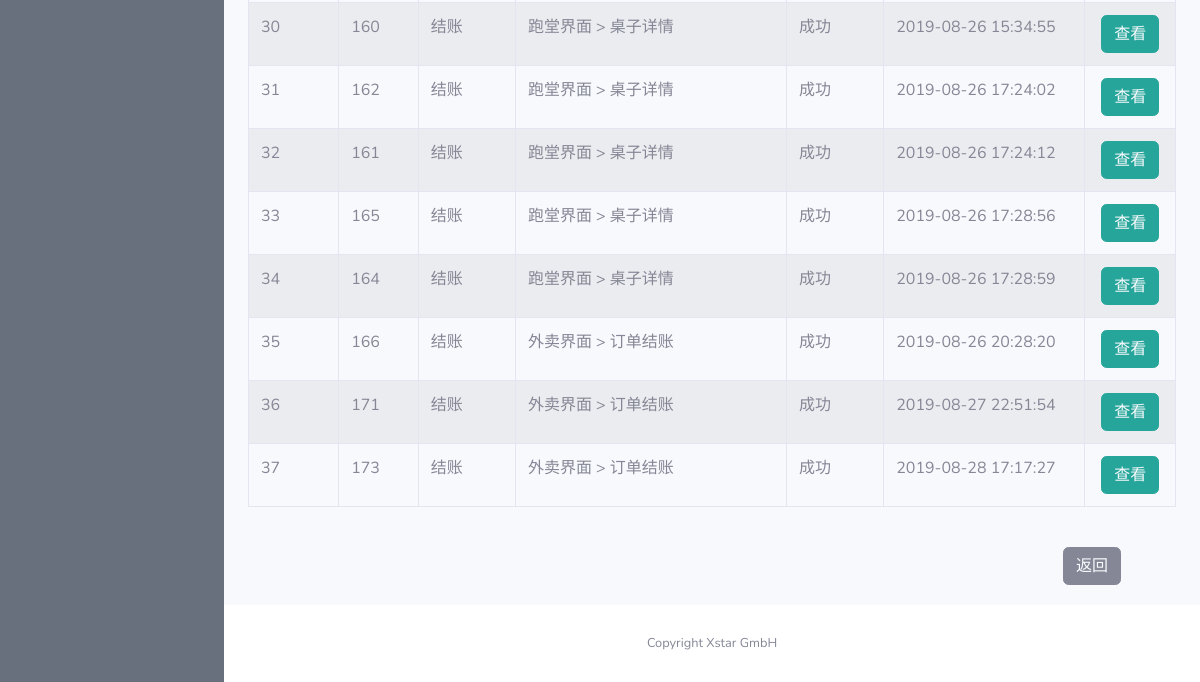
/view/logs (signed in, lower part), run on an earlier commit of the app's database.
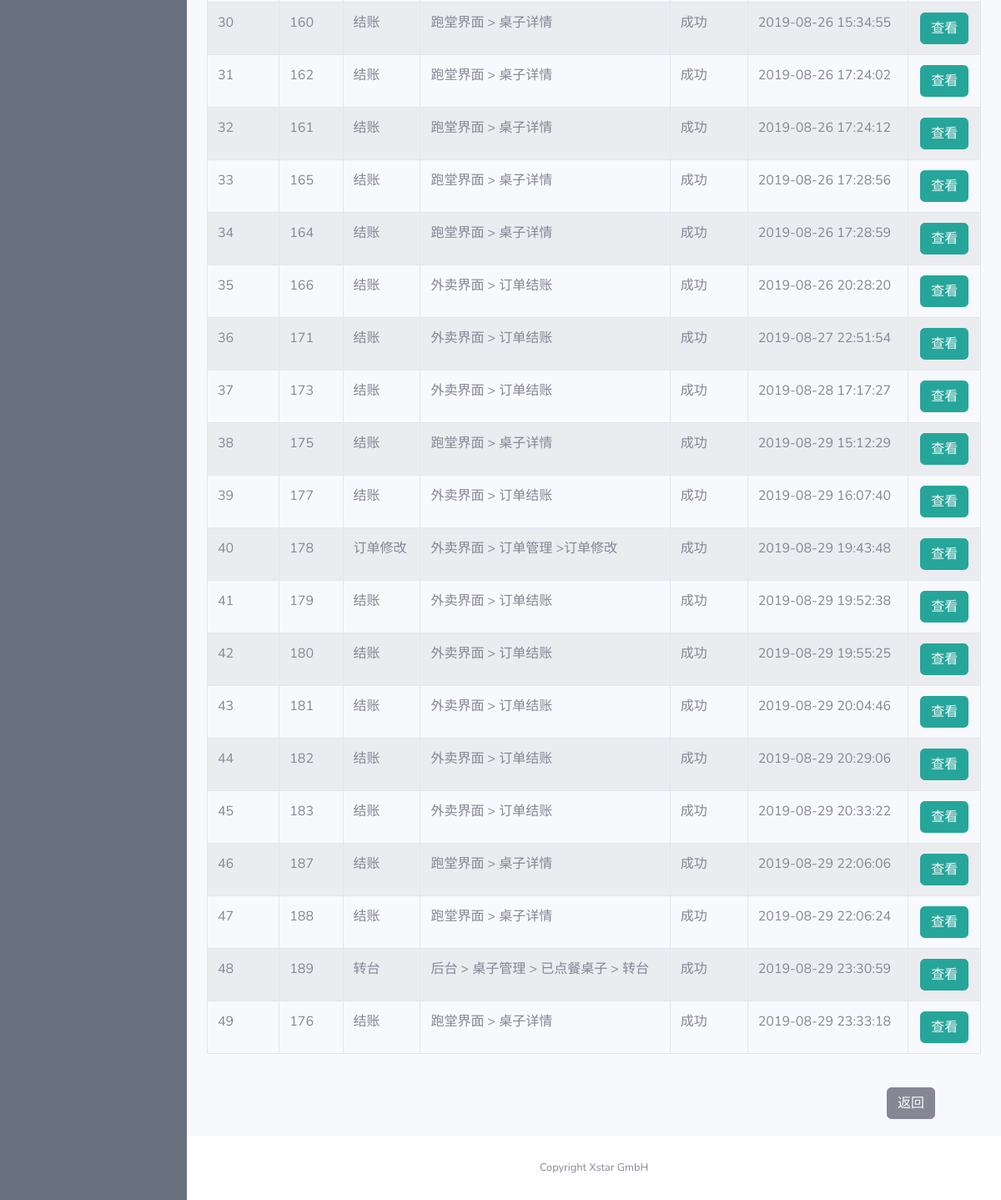
And on a later commit of the database.
### app/models.py (models this page shows)
class Log(db.Model):
    id = db.Column(db.Integer, primary_key=True, unique=True, index=True)
    order_id = db.Column(db.Integer)
    operation = db.Column(db.String(100))
    page = db.Column(db.String(100))
    desc = db.Column(db.String(2000))
    status = db.Column(db.String(500))
    time = db.Column(db.String(500))

### app/routes.py (the view)
@app.route('/view/logs')
@login_required
def view_logs():
    logs = Log.query.all()
    context = dict(referrer=request.headers.get('Referer'),
                   title=u"后台操作记录",
                   company_name=company_info.get('company_name'),
                   logs=logs)
    return render_template('view_logs.html', **context)

### app/models.py (called while the page is built)
@login.user_loader
def load_user(id):
    return User.query.get(int(id))

### app/templates/view_logs.html (shortened to what this page needs)
{% extends 'base.html' %}
{% block css %}
<link rel="stylesheet" type="text/css" href="https://cdn.datatables.net/1.10.19/css/jquery.dataTables.css">
<link rel="stylesheet" type="text/css" href="https://cdnjs.cloudflare.com/ajax/libs/twitter-bootstrap/4.1.3/css/bootstrap.css">
<link rel="stylesheet" type="text/css" href="https://cdn.datatables.net/1.10.19/css/dataTables.bootstrap4.min.css">
{% endblock %}
{% block content %}
<div class="row">
  <div class="col-sm-12">
    <table id="example" class="table table-striped table-bordered">
      <tbody>
        {% for log in logs %}
        <tr>
            <td>{{ log.id }}</td>
            <td>{{log.order_id}}</td>
            <td>{{log.operation}}</td>
            <td>{{log.page}}</td>
            <td>{{log.status}}</td>
            <td>{{log.time.split(".")[0]}}</td>
            <td style="text-align:center">
              <span>
                <button type="button" class="btn btn-info" style="border-color:#26a69a; background-color:#26a69a;">
                  <a style="color: rgb(247, 249, 252)" href={{ url_for('view_log', log_id=log.id) }}>
                    查看
                  </a>
                </button>
              </span>
            </td>
        </tr>
        {% endfor %}
      </tbody>
    </table>
    </div>
</div>
<br>
<button type="button" class="btn btn-secondary" id="back">
  <a style="color: rgb(247, 249, 252)" href={{ referrer }}>
    返回
</button>
{% endblock %}

What changed in the data, as far as the page shows it:
added Log: id "38", order_id "175", operation "结账", page "跑堂界面 > 桌子详情", status "成功", time "2019-08-29 15:12:29"
added Log: id "39", order_id "177", operation "结账", page "外卖界面 > 订单结账", status "成功", time "2019-08-29 16:07:40"
added Log: id "40", order_id "178", operation "订单修改", page "外卖界面 > 订单管理 >订单修改", status "成功", time "2019-08-29 19:43:48"
added Log: id "41", order_id "179", operation "结账", page "外卖界面 > 订单结账", status "成功", time "2019-08-29 19:52:38"
added Log: id "42", order_id "180", operation "结账", page "外卖界面 > 订单结账", status "成功", time "2019-08-29 19:55:25"
added Log: id "43", order_id "181", operation "结账", page "外卖界面 > 订单结账", status "成功", time "2019-08-29 20:04:46"
added Log: id "44", order_id "182", operation "结账", page "外卖界面 > 订单结账", status "成功", time "2019-08-29 20:29:06"
added Log: id "45", order_id "183", operation "结账", page "外卖界面 > 订单结账", status "成功", time "2019-08-29 20:33:22"
added Log: id "46", order_id "187", operation "结账", page "跑堂界面 > 桌子详情", status "成功", time "2019-08-29 22:06:06"
added Log: id "47", order_id "188", operation "结账", page "跑堂界面 > 桌子详情", status "成功", time "2019-08-29 22:06:24"
added Log: id "48", order_id "189", operation "转台", page "后台 > 桌子管理 > 已点餐桌子 > 转台", status "成功", time "2019-08-29 23:30:59"
added Log: id "49", order_id "176", operation "结账", page "跑堂界面 > 桌子详情", status "成功", time "2019-08-29 23:33:18"
